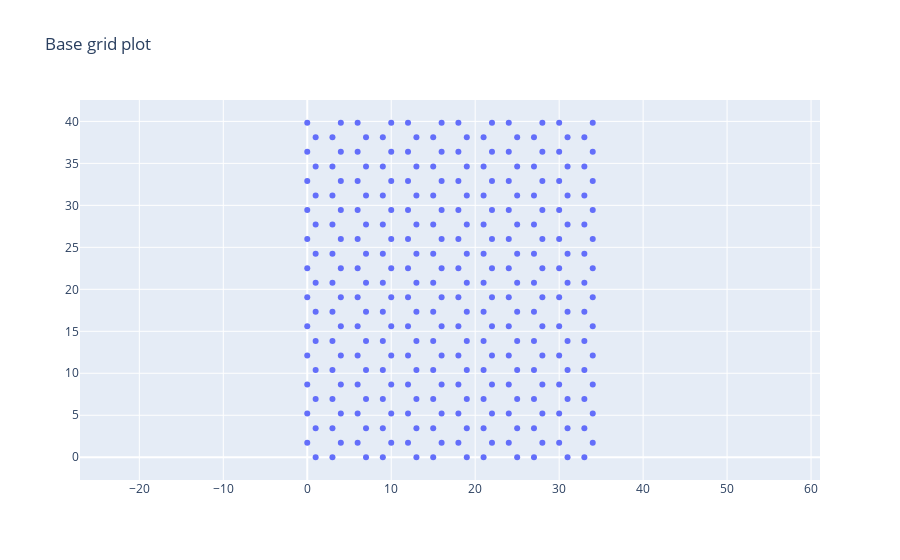

Notebook code cell kept with this figure:
### Markdown cell above
# Animation

### Code cell
import numpy as np
import plotly.graph_objects as go


# Parameters
qx = 2.658407
qy = 2.658407
Nx = 24
Ny = 12

idx = min(range(len(hl.qxs)), key=lambda i: abs(hl.qxs[i] - qx))
idy = min(range(len(hl.qys)), key=lambda i: abs(hl.qys[i] - qy))

Q = hl.Q(qx, qy)

mode = 6 # 0 to 8
w = ws[idy, idx, mode] # /s

grid_cell_size = 2

grid = []
for y in range(Ny):
    x_pos = 0
    y_pos = np.sqrt(3) * (y + 1 / 2) * grid_cell_size
    inc_set = [[1 / 2, -np.sqrt(3) / 2], [1., 0.], [1 / 2, np.sqrt(3) / 2], [1., 0.]]
    row = []
    for x in range(Nx):
        row.append([x_pos, y_pos])
        x_pos += inc_set[x % 4][0] * grid_cell_size
        y_pos += inc_set[x % 4][1] * grid_cell_size
    grid.append(row)
grid = np.array(grid)

x = grid[:, :, 0].flatten()
y = grid[:, :, 1].flatten()
fig = go.Figure(
    data=[go.Scatter(x=x.real, y=y.real, mode='markers')],
    layout=go.Layout(
        title="Base grid plot",
        yaxis=dict(scaleanchor="x", scaleratio=1),
    ),)
fig.show()

### Figure 1 — Plotly figure (JSON) as saved in the notebook; plotly's stock layout.template omitted (floating-point values rounded to 4 significant figures; data arrays with more than 128 entries replaced by an {"elided": "..."} marker saying what was removed)
{"data": [{"mode": "markers", "type": "scatter", "x": {"elided": "288 int values"}, "y": {"elided": "288 float values"}}], "layout": {"title": {"text": "Base grid plot"}, "yaxis": {"scaleanchor": "x", "scaleratio": 1}}}
